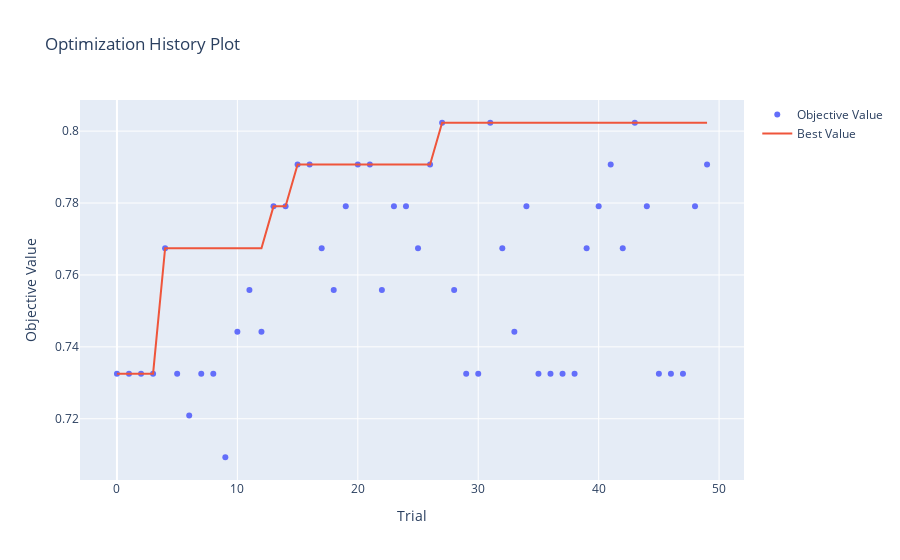

Notebook cell for this chart:
### Markdown cell above
## Visualize hyperparameter tuning

### Code cell
optuna.visualization.plot_optimization_history(study)
